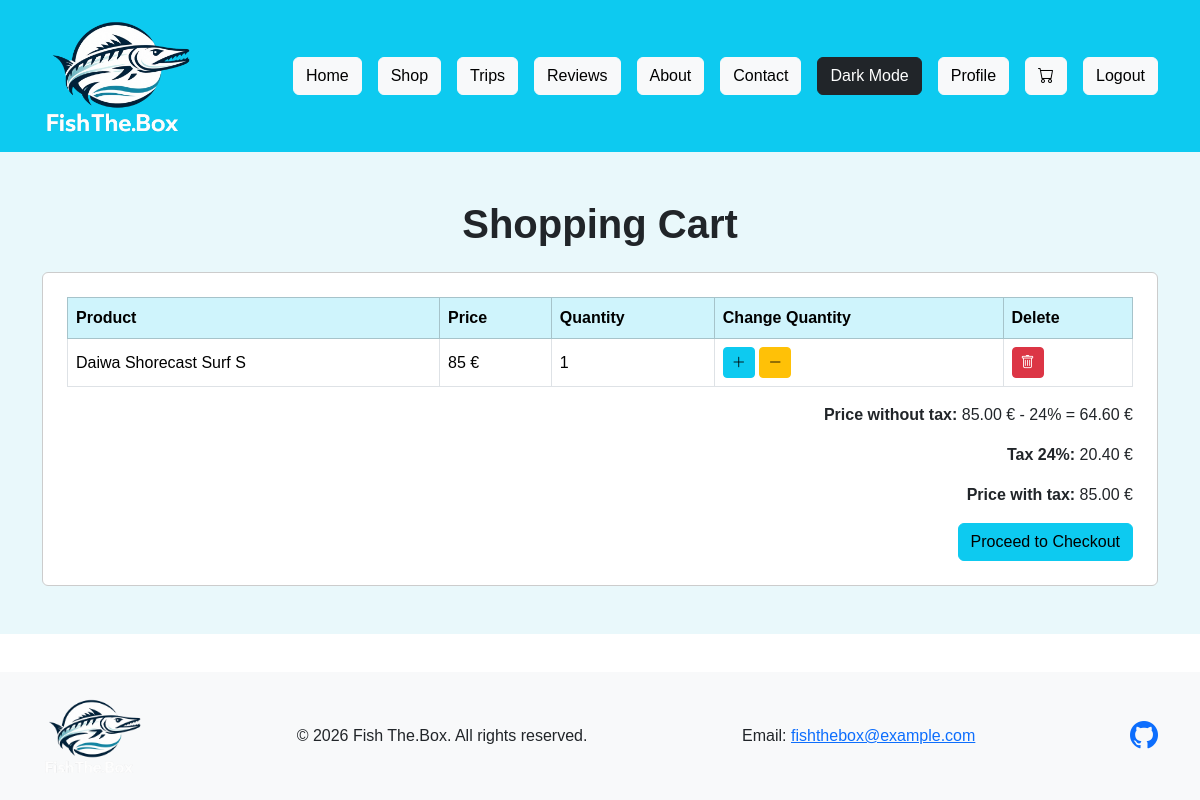
Page /cart/ (signed in) on the earlier database version.
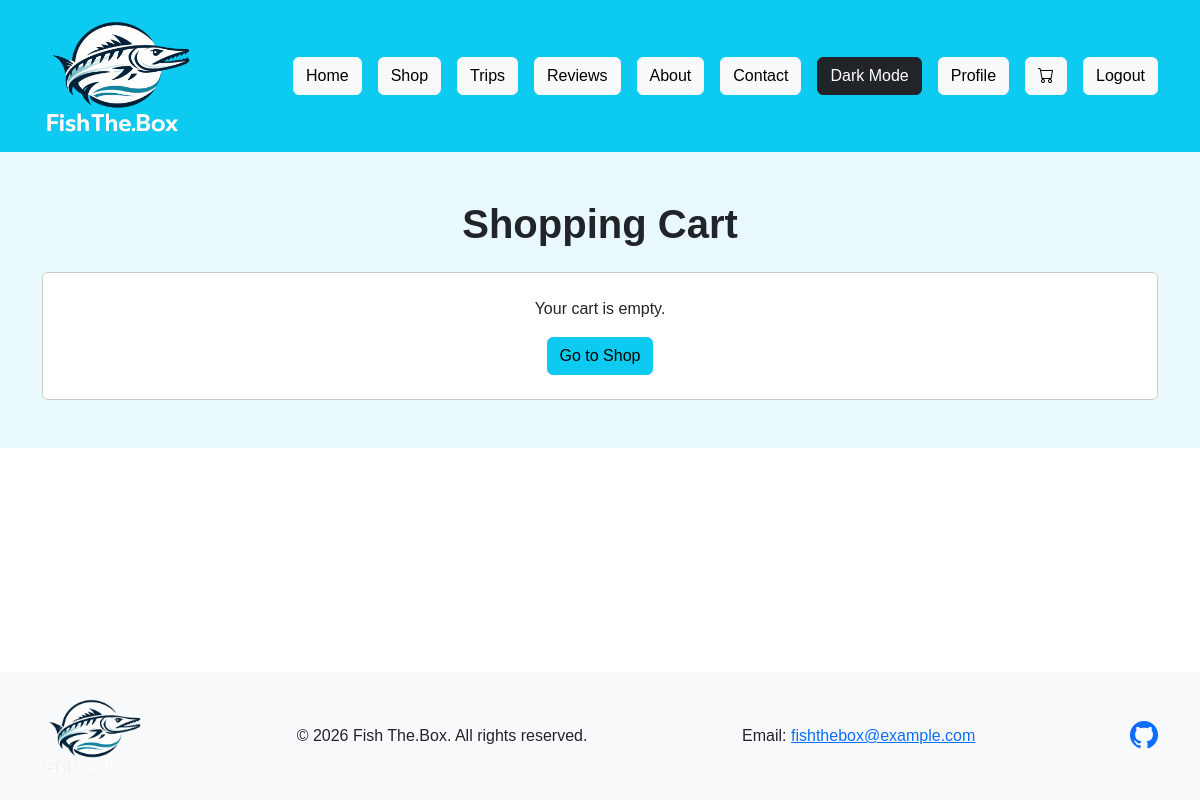
Same page on the later database version.
### cart/models.py (models this page shows, shortened)
class CartItem(models.Model):
    user = models.ForeignKey(User, on_delete=models.CASCADE)
    product = models.ForeignKey(Product, on_delete=models.CASCADE)
    quantity = models.IntegerField(default=1)

### shop/models.py (models this page shows, shortened)
class Product(models.Model):
    name = models.CharField(max_length=200)
    brand = models.CharField(max_length=100)
    price = models.IntegerField()
    description = models.TextField(blank=True)
    photo = models.CharField(max_length=200, blank=True)
    category = models.ForeignKey(Category, on_delete=models.CASCADE)
    sub_category = models.ForeignKey(SubCategory, on_delete=models.CASCADE)
    owner = models.ForeignKey(User, on_delete=models.CASCADE, null=True, blank=True)

### cart/views.py (the view)
# urls.py: path("", include("cart.urls")),
def cart(request):
    if not request.user.is_authenticated:
        return redirect("/login/")
    cart_items = CartItem.objects.filter(user=request.user)
    price_without_tax, tax, total_price = cart_prices(cart_items)
    return render(request, "cart/cart.html", {
        "cart_items": cart_items,
        "price_without_tax": price_without_tax,
        "tax": tax,
        "total_price": total_price,
    })

### cart/views.py (called while the page is built)
def cart_prices(cart_items):
    total_price = 0
    for cart_item in cart_items:
        total_price = total_price + cart_item.product.price * cart_item.quantity
    tax = total_price * 24 / 100
    price_without_tax = total_price - tax
    return price_without_tax, tax, total_price

### cart/templates/cart/cart.html (shortened to what the changed rows need)
<!DOCTYPE html>
{% load static %}
<html lang="en">
<head>
    <link href="https://cdn.jsdelivr.net/npm/bootstrap@5.3.3/dist/css/bootstrap.min.css" rel="stylesheet">
    <link href="https://cdn.jsdelivr.net/npm/bootstrap-icons@1.11.3/font/bootstrap-icons.min.css" rel="stylesheet">
    <link rel="stylesheet" href="{% static 'cart/cart.css' %}">
    <link rel="stylesheet" href="{% static 'DarkMode/DarkMode.css' %}?v=3">
</head>
<body>
    <main class="cart-main">
        <section class="cart-section py-5">
            <div class="container">
                <h1 class="text-center fw-bold mb-4">Shopping Cart</h1>
                {% if cart_items %}
                    <div class="cart-panel">
                        <table class="table table-bordered align-middle">
                            <thead class="table-info">
                                <tr>
                                    <th>Product</th>
                                    <th>Price</th>
                                    <th>Quantity</th>
                                    <th>Change Quantity</th>
                                    <th>Delete</th>
                                </tr>
                            </thead>
                            <tbody>
                                {% for cart_item in cart_items %}
                                    <tr>
                                        <td>{{ cart_item.product.name }}</td>
                                        <td>{{ cart_item.product.price }} &euro;</td>
                                        <td>{{ cart_item.quantity }}</td>
                                        <td>
                                            <form action="{% url 'cart:increase_quantity' %}" method="post" class="d-inline">
                                                <button type="submit" class="btn btn-info btn-sm">
                                                    <i class="bi bi-plus-lg"></i>
                                                </button>
                                            </form>
                                            <form action="{% url 'cart:decrease_quantity' %}" method="post" class="d-inline">
                                                <button type="submit" class="btn btn-warning btn-sm">
                                                    <i class="bi bi-dash-lg"></i>
                                                </button>
                                            </form>
                                        </td>
                                        <td>
                                            <form action="{% url 'cart:delete_item' %}" method="post">
                                                <button type="submit" class="btn btn-danger btn-sm">
                                                    <i class="bi bi-trash"></i>
                                                </button>
                                            </form>
                                        </td>
                                    </tr>
                                {% endfor %}
                            </tbody>
                        </table>
                        <div class="text-end">
                            <p><strong>Price without tax:</strong> {{ total_price|floatformat:2 }} &euro; - 24% = {{ price_without_tax|floatformat:2 }} &euro;</p>
                            <p><strong>Tax 24%:</strong> {{ tax|floatformat:2 }} &euro;</p>
                            <p><strong>Price with tax:</strong> {{ total_price|floatformat:2 }} &euro;</p>
                            <a href="{% url 'cart:checkout' %}" class="btn btn-info">Proceed to Checkout</a>
                        </div>
                    </div>
                {% else %}
                    <div class="cart-panel text-center">
                        <p>Your cart is empty.</p>
                        <a href="/shop/" class="btn btn-info">Go to Shop</a>
                    </div>
                {% endif %}
            </div>
        </section>
    </main>
</body>
</html>

Differences in the rows shown:
removed CartItem: product.name "Daiwa Shorecast Surf S", product.price "85", quantity "1"
Other differences:
{{ total_price|floatformat:2 }}: "85.00" → (not shown)
{{ price_without_tax|floatformat:2 }}: "64.60" → (not shown)
{{ tax|floatformat:2 }}: "20.40" → (not shown)
text no longer shown: "Product Price Quantity Change Quantity Delete Price without tax: € - 24% = € Tax 24%: € Price with tax: € Proceed to Checkout"
text now shown: "Your cart is empty. Go to Shop"
